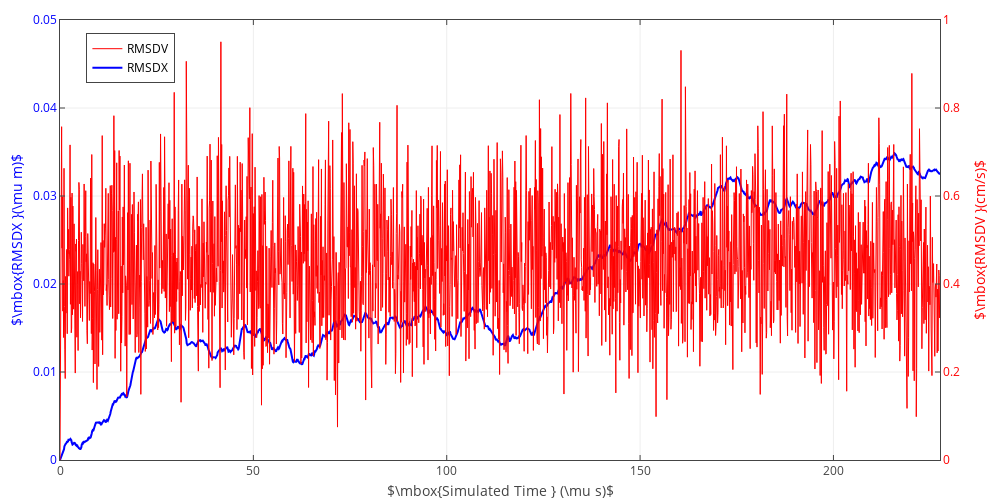

This figure's notebook cell:
### Code cell
data = [trace0,trace1]
layout = go.Layout(
    xaxis=dict(
#         range=[0, 0.12],
        ticks = 'inside',
#         dtick = 6,
        mirror = 'ticks',
        title='$\mbox{Simulated Time } (\mu s)$',
#         titlefont=dict(
#             family='Courier New, monospace',
#             size=18,
#             color='#7f7f7f'
#         ),
        showline=True,
        zeroline=False,
        showticklabels=True,
        showgrid=True,
#     rangeselector=dict(
#             buttons=list([
#                 dict(count=1,
#                      label='1m',
#                      step='month',
#                      stepmode='backward'),
#                 dict(count=6,
#                      label='6m',
#                      step='month',
#                      stepmode='backward'),
#                 dict(count=1,
#                     label='YTD',
#                     step='year',
#                     stepmode='todate'),
#                 dict(count=1,
#                     label='1y',
#                     step='year',
#                     stepmode='backward'),
#                 dict(step='all')
#             ])
#         ),
#         rangeslider=dict(
#             visible = True
#         )
    ),
    yaxis=dict(
        range=[0, 0.05],
        title='$\mbox{RMSDX }(\mu m)$',
        ticks = 'inside',
#         titlefont=dict(
#             family='Courier New, monospace',
#             size=18,
#             color='#7f7f7f'
#         ),
        titlefont=dict(
            color='blue'
        ),
        tickfont=dict(
            color='blue'
        ),
        showline=True,
        zeroline=False,
        showticklabels=True,
        showgrid=False
    ),
    yaxis2=dict(
        range=[0, 1],
        title='$\mbox{RMSDV }(cm/s)$',
        ticks = 'inside',
#         titlefont=dict(
#             family='Courier New, monospace',
#             size=18,
#             color='#7f7f7f'
#         ),
#         showline=True,
        zeroline=False,
#         showticklabels=True,
#         showgrid=True,
        titlefont=dict(
            color='red'
        ),
        tickfont=dict(
            color='red'
        ),
        overlaying='y',
        side='right',
        showline=True,
    ),
    legend=dict(
        x=0.03,
        y=0.97,
        traceorder='normal',
        font=dict(
#             family='Arial',
#             size=20,
            color='black'
        ),
#         bgcolor='#E2E2E2',
#         bordercolor='black',
        borderwidth=1
    ),
    showlegend=True,
    autosize=False,
    width=1000,
    height=500,
    margin=go.layout.Margin(
        l=60,
        r=60,
        b=40,
        t=20,
        pad=0
    )
)
fig = go.Figure(data=[trace1,trace0], layout=layout)
# py.iplot(fig, filename='RMSD & RMSV')
iplot(fig)
pio.write_image(fig, 'rmsd.png', format='png', scale=5)
print("Done saving image!")

### Figure 1 — Plotly figure (JSON) as saved in the notebook; plotly's stock layout.template omitted (floating-point values rounded to 4 significant figures; data arrays with more than 128 entries replaced by an {"elided": "..."} marker saying what was removed)
{"data": [{"line": {"color": "red", "width": 1}, "name": "RMSDV", "type": "scatter", "uid": "28ec40e4-d9f9-4991-8a0b-ea2e4d1c3c95", "x": {"elided": "2189 float values"}, "y": {"elided": "2189 float values"}, "yaxis": "y2"}, {"line": {"color": "blue"}, "mode": "lines", "name": "RMSDX", "type": "scatter", "uid": "452dcef9-1788-41fd-8e01-8cad29814c1f", "x": {"elided": "2189 float values"}, "y": {"elided": "2189 float values"}}], "layout": {"autosize": false, "height": 500, "legend": {"borderwidth": 1, "font": {"color": "black"}, "traceorder": "normal", "x": 0.03, "y": 0.97}, "margin": {"b": 40, "l": 60, "pad": 0, "r": 60, "t": 20}, "showlegend": true, "width": 1000, "xaxis": {"mirror": "ticks", "showgrid": true, "showline": true, "showticklabels": true, "ticks": "inside", "title": "$\\mbox{Simulated Time } (\\mu s)$", "zeroline": false}, "yaxis": {"range": [0, 0.05], "showgrid": false, "showline": true, "showticklabels": true, "tickfont": {"color": "blue"}, "ticks": "inside", "title": "$\\mbox{RMSDX }(\\mu m)$", "titlefont": {"color": "blue"}, "zeroline": false}, "yaxis2": {"overlaying": "y", "range": [0, 1], "showline": true, "side": "right", "tickfont": {"color": "red"}, "ticks": "inside", "title": "$\\mbox{RMSDV }(cm/s)$", "titlefont": {"color": "red"}, "zeroline": false}}}
